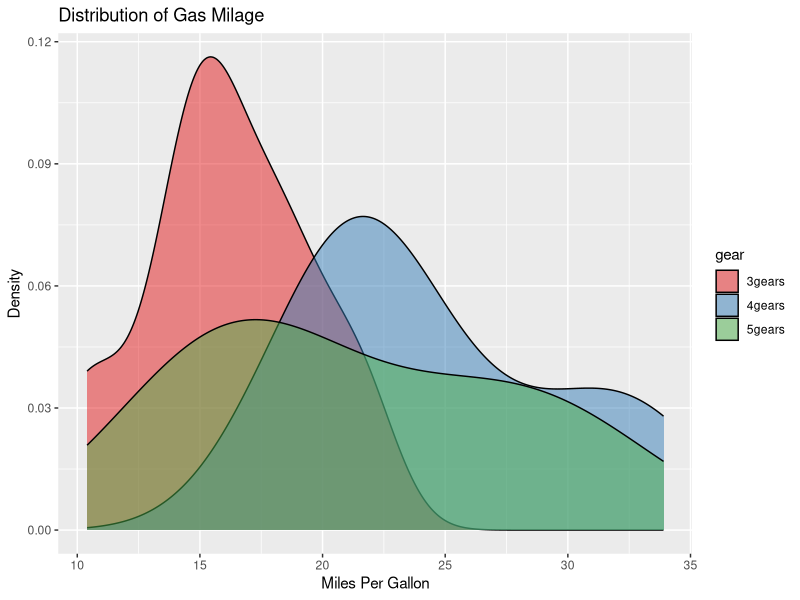

This chart was generated by the following R code:
# ggplot2 examples
library(ggplot2)
#use color brewer as default discrete colors
scale_colour_discrete <- function(...) scale_color_brewer(palette="Set1", ...)
scale_fill_discrete <- function(...) scale_fill_brewer(palette="Set1", ...)

data('mtcars')
# create factors with value labels
mtcars$gear <- factor(mtcars$gear,levels=c(3,4,5),
     labels=c("3gears","4gears","5gears"))
mtcars$am <- factor(mtcars$am,levels=c(0,1),
     labels=c("Automatic","Manual"))
mtcars$cyl <- factor(mtcars$cyl,levels=c(4,6,8),
   labels=c("4cyl","6cyl","8cyl"))
head(mtcars)

qplot(mpg, data=mtcars, geom="density", fill=gear, alpha=I(.5),
   main="Distribution of Gas Milage", xlab="Miles Per Gallon",
   ylab="Density")